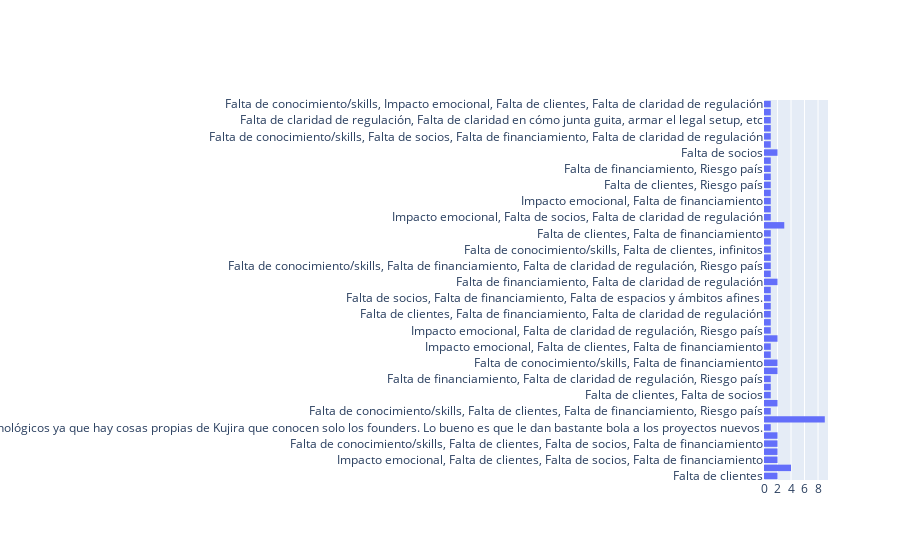

The cell this chart's notebook holds for it:
### Code cell
import plotly.graph_objects as go

import numpy as np

y = np.random.randn(500)
# Use `y` argument instead of `x` for horizontal histogram

fig = go.Figure(data=[go.Histogram(y=df['challenges_early'])])
fig.show()

### Figure 1 — Plotly figure (JSON) as saved in the notebook; plotly's stock layout.template omitted (floating-point values rounded to 4 significant figures)
{"data": [{"type": "histogram", "y": ["Falta de clientes", "Falta de socios, Falta de financiamiento", "Impacto emocional, Falta de clientes, Falta de socios, Falta de financiamiento", "Falta de conocimiento/skills, Impacto emocional", "Falta de socios, Falta de financiamiento", "Falta de conocimiento/skills, Falta de clientes, Falta de socios, Falta de financiamiento", "Falta de conocimiento/skills, Falta de clientes", "Falta de conocimiento/skills, Falta de clientes, Falta de socios, Falta de financiamiento", "tuve ciertos desafíos tecnológicos ya que hay cosas propias de Kujira que conocen solo los founders. Lo bueno es que le dan bastante bola a los proyectos nuevos.", "Falta de financiamiento", "Falta de conocimiento/skills, Falta de clientes", "Falta de conocimiento/skills, Falta de clientes, Falta de financiamiento, Riesgo país", "Falta de conocimiento/skills, Falta de socios, Falta de financiamiento, Riesgo país", "Falta de socios, Falta de financiamiento", "Falta de clientes, Falta de socios", "Impacto emocional, Falta de financiamiento, Falta de claridad de regulación", "Falta de socios, Falta de financiamiento", "Falta de financiamiento", "Falta de financiamiento", "Falta de financiamiento, Falta de claridad de regulación, Riesgo país", "Falta de financiamiento", "Falta de conocimiento/skills, Falta de financiamiento, Falta de claridad de regulación", "Falta de conocimiento/skills, Falta de financiamiento", "Falta de conocimiento/skills, Impacto emocional, Falta de clientes, Falta de financiamiento, Falta de claridad de regulación", "Falta de conocimiento/skills, Falta de financiamiento", "Impacto emocional, Falta de clientes, Falta de financiamiento", "Falta de socios, Falta de financiamiento, Riesgo país", "Impacto emocional, Falta de clientes, Falta de socios, Falta de financiamiento", "Impacto emocional, Falta de claridad de regulación, Riesgo país", "Falta de socios, Falta de financiamiento, Riesgo país", "Falta de conocimiento/skills, Impacto emocional, Falta de clientes, Falta de socios, Falta de financiamiento, Falta de claridad de regulación, Riesgo país", "Falta de financiamiento", "Falta de clientes, Falta de financiamiento, Falta de claridad de regulación", "Falta de conocimiento/skills, Falta de socios", "Falta de socios, Falta de financiamiento, Falta de espacios y ámbitos afines.", " ", "Falta de financiamiento", "Falta de financiamiento", "Falta de financiamiento, Falta de claridad de regulación", "Impacto emocional, Falta de claridad de regulación", "Falta de conocimiento/skills, Falta de financiamiento, Falta de claridad de regulación, Riesgo país", "Falta de clientes, Falta de claridad de regulación", "Falta de conocimiento/skills, Falta de clientes, infinitos", "Falta de conocimiento/skills, Impacto emocional, Falta de clientes, Falta de financiamiento, Falta de claridad de regulación, Riesgo país, Coyuntura Cripto y Tech en 2022", "Falta de clientes, Falta de financiamiento", "Falta de conocimiento/skills, Impacto emocional, Falta de clientes, Falta de financiamiento", "Impacto emocional, Falta de socios, Falta de claridad de regulación", "Falta de conocimiento/skills, Impacto emocional, Falta de clientes, Falta de financiamiento", "Falta de conocimiento/skills", "Impacto emocional, Falta de financiamiento", "Falta de claridad de regulación", "Falta de clientes, Riesgo país", "Falta de conocimiento/skills, Falta de financiamiento, Falta de claridad de regulación", "Falta de conocimiento/skills, Impacto emocional, Falta de clientes, Falta de socios, Falta de financiamiento", "Falta de financiamiento", "Falta de financiamiento, Riesgo país", "Falta de financiamiento", "Falta de financiamiento, La sede esta en otro país", "Falta de socios", "Falta de conocimiento/skills, Impacto emocional", "Falta de clientes, Falta de socios, Falta de financiamiento, Falta de claridad de regulación, Riesgo país", "Falta de conocimiento/skills, Impacto emocional, Falta de clientes, Falta de financiamiento", "Falta de financiamiento, Falta de claridad de regulación", "Falta de clientes", "Falta de conocimiento/skills, Falta de socios, Falta de financiamiento, Falta de claridad de regulación", "Falta de clientes, Falta de financiamiento, Riesgo país", "Falta de claridad de regulación, Falta de claridad en cómo junta guita, armar el legal setup, etc", "Falta de conocimiento/skills, Falta de socios, Falta de financiamiento, Riesgo país", "Falta de socios", "Falta de conocimiento/skills, Falta de claridad de regulación", "Falta de conocimiento/skills, Impacto emocional, Falta de clientes, Falta de claridad de regulación"]}], "layout": {"autosize": true, "xaxis": {"autorange": true, "range": [0, 9.474]}, "yaxis": {"autorange": true, "range": [-0.5, 46.5], "type": "category"}}}
